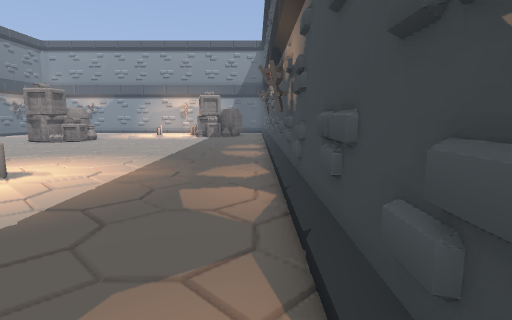
view 1 (above)

21 first-person views from a walk through a 3-D level made in the Godot game engine. The camera is 1.4 m above the floor, tilts 8° down and sees 80° across. The floor is counted in squares, 1 m on a side. Each view is taken from the middle of a square. On the plan, view 1 faces up. The plan holds only what a view shows up to about 14 squares ahead; the rest is blank. The place goes on beyond the plan. Flat picture figures and markers are not drawn. Some surface patterns are stand-ins.

view 2
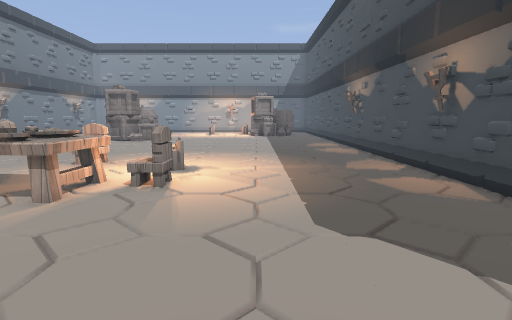

view 3
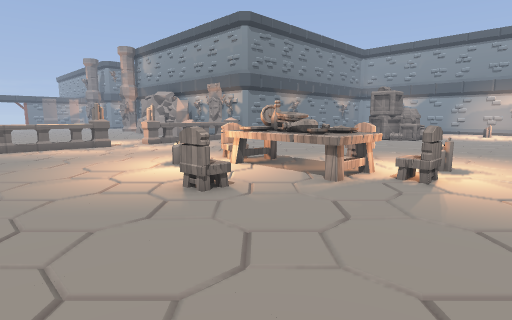

view 4
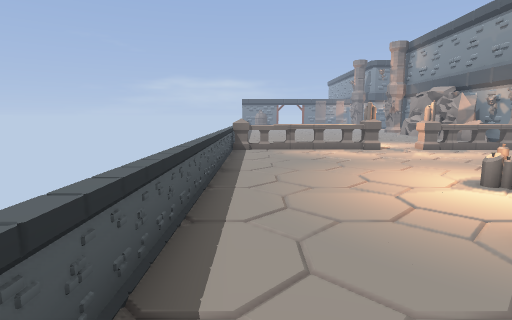

view 5
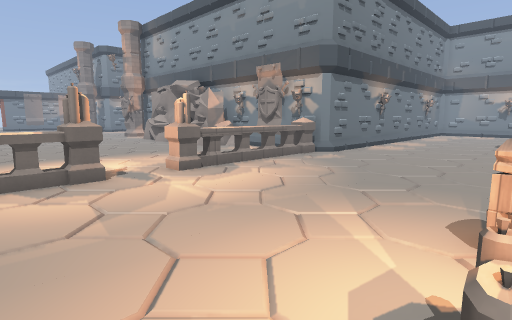

view 6
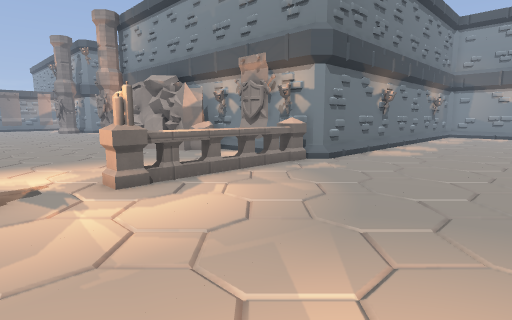

view 7
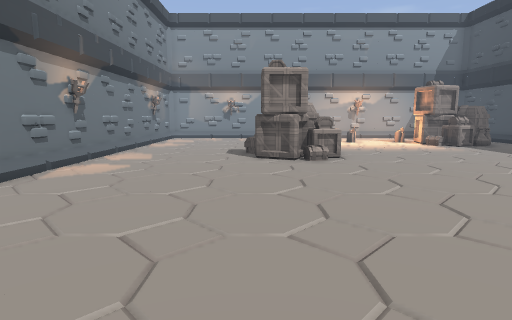

view 8
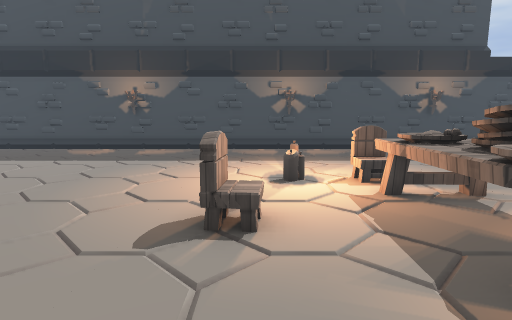

view 9
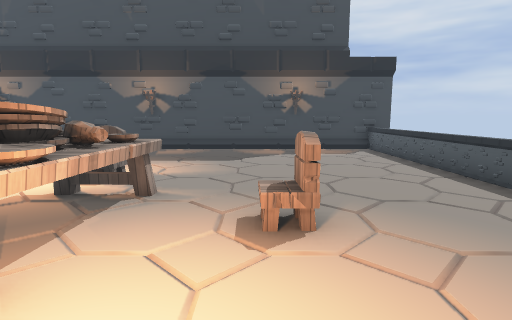

view 10
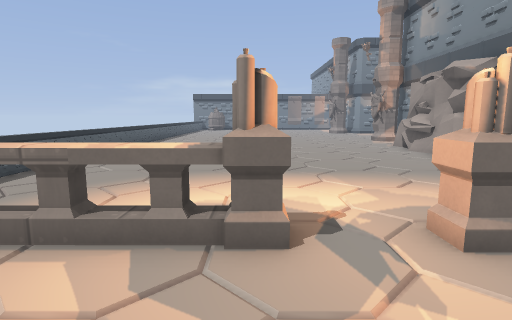

view 11
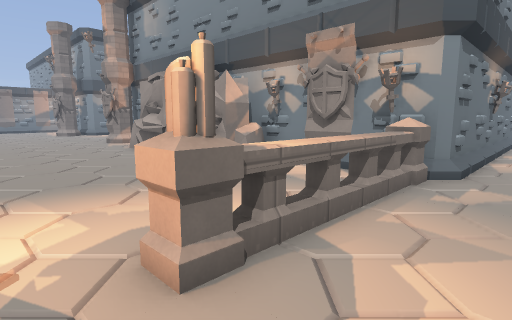

view 12
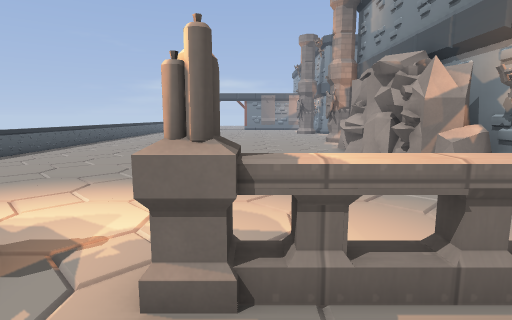

view 13
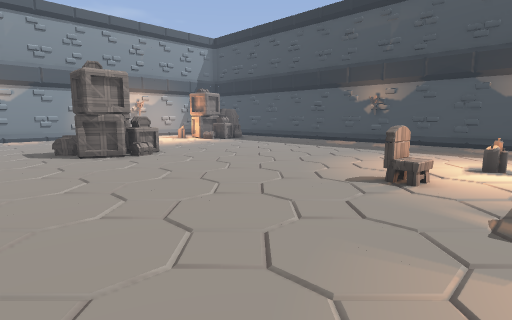

view 14
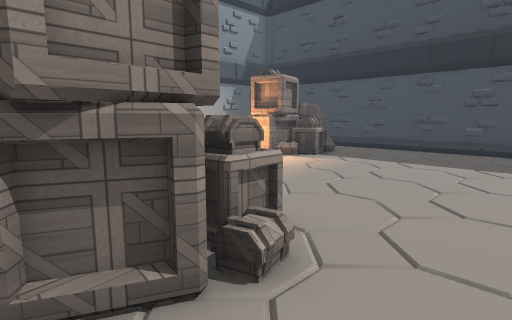

view 15
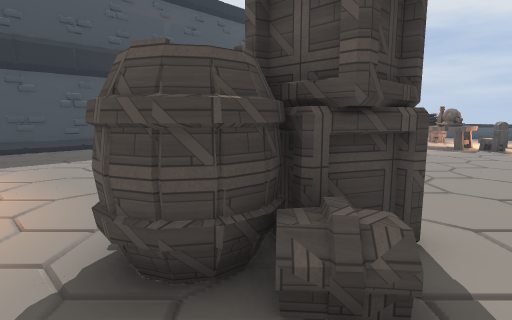

view 16
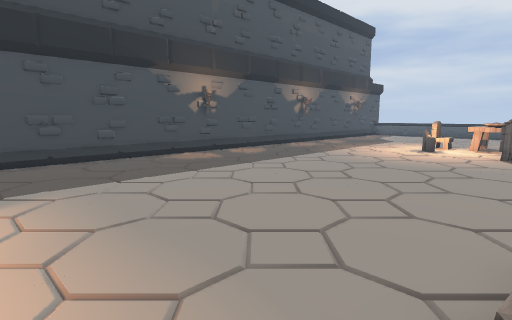

view 17
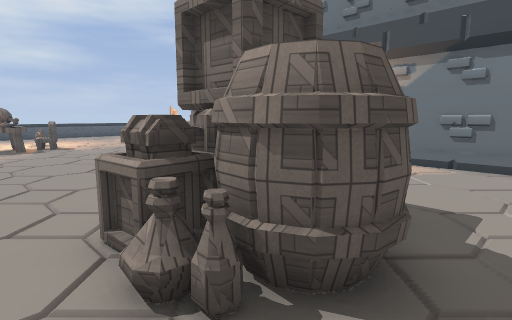

view 18
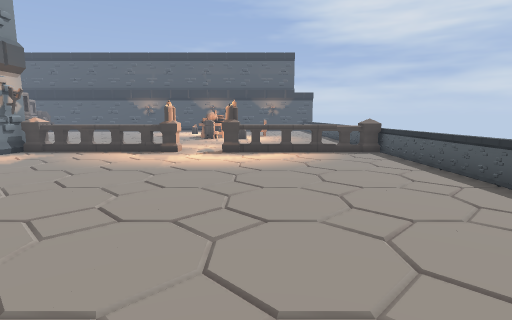

view 19
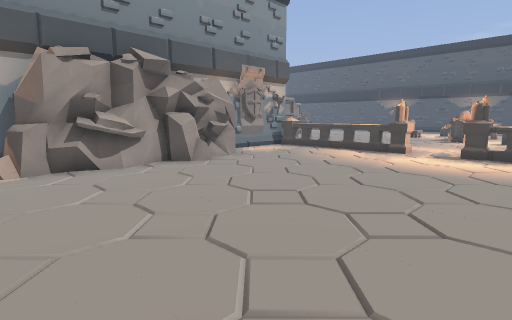

view 20
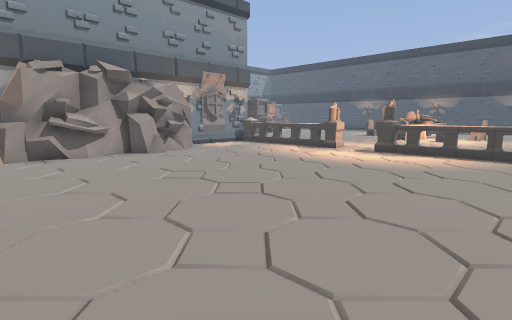

view 21
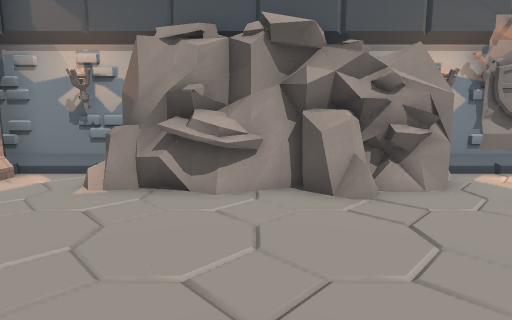

### Floor plan
Key: @ floor where view 1 was taken; # wall or solid block; x gap in a wall; . floor; = window, fence, low wall or low ledge; ^ raised ledge; C candle; H chair; T table; B barrier; A box; R torch; O other object.
Columns run from 32 left of view 1 to 1 right of it. Each row starts with its distance up from view 1.
 21              #...............A...#
 20              #......AA...........#
 19              #.....AAAA..........#
 18              #.....AAAA..........#
 17              #.....AAA...........#
 16              #...................#
 15              #...................#
 14              #...................#
 13              #...................#
 12 R#      ######...................#
 11 .#     ##....^...................#
 10 .########....B...................#
  9 ......=......B.........H.........#
  8 .............B.........O.........#
  7 .............B............C......#
  6 .............C.......TTTT.H......#
  5 ....................HTTTTTH......#
  4 .....................TTTT........#
  3 .............C......C............#
  2 .............x...................#
  1 .............x.........H.........#
  0 .............B..................@#
 -1  ............B...................#
 -2 .............^...................#
 -3  ================================#
 -4                                  #

Positions as (right, up) in squares from view 1, and headings:
1: (0, 0), facing up
2: (-4, -1), facing up
3: (-4, -2), facing up-left
4: (-6, -2), facing left
5: (-12, 1), facing up-left
6: (-13, 3), facing up-left
7: (-13, 7), facing up
8: (-13, 8), facing right
9: (-13, 2), facing right
10: (-16, 3), facing left
11: (-17, 4), facing up-left
12: (-17, 6), facing left
13: (-16, 6), facing up-right
14: (-13, 15), facing up-right
15: (-14, 21), facing down-right
16: (-10, 21), facing down-right
17: (-9, 21), facing down-left
18: (-32, 2), facing right
19: (-32, 1), facing up-right
20: (-32, -2), facing up-right
21: (-28, 4), facing up
